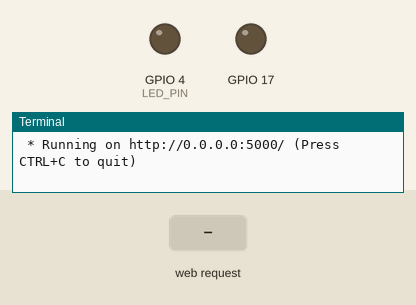
Simulated run of this program. Board: Raspberry Pi (BCM pin numbers). Parts: output pins drawn as LEDs (lit = HIGH), the last lines printed to the terminal. Inputs (shaded band) come from the test bench. The clock reads 2024-03-15 10:24:30 at power-on unless the program sets it.

Above: at 1.2 s.
1.3 s: HTTP request for /led/red/on received
At 1.7 s:
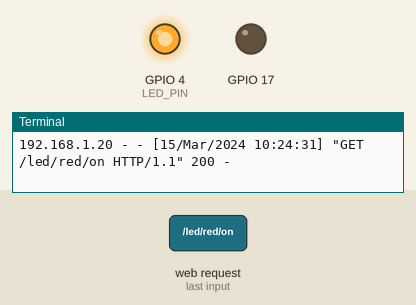
2.8 s: HTTP request for /led/blue/on received
At 4.0 s:
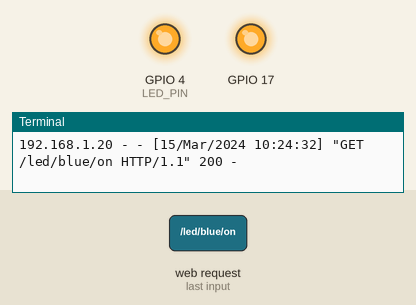
4.3 s: HTTP request for /led/red/off received
At 5.2 s:
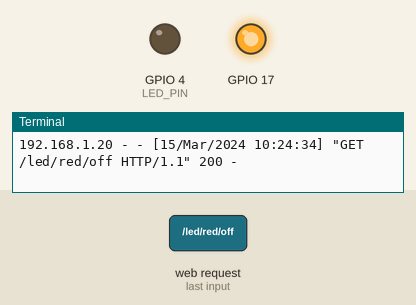
Timing chart, 0 to 7.3 s (numbered marks = the images above; inputs shaded):
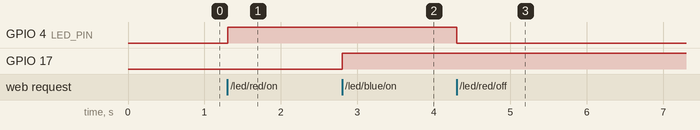

Measured:
- after the input at 1.3 s, GPIO 4 (LED_PIN): LOW → HIGH at once
- after the input at 2.8 s, GPIO 17: LOW → HIGH at once
- after the input at 4.3 s, GPIO 4 (LED_PIN): HIGH → LOW at once

The program:

flask_Dynamic_task.py
```python
from flask import Flask
import RPi.GPIO as GPIO

LED_PIN = 4
GPIO.setmode(GPIO.BCM)
GPIO.setup(4, GPIO.OUT)
GPIO.setup(17, GPIO.OUT)

app = Flask(__name__)


@app.route("/")
def hello():
    return '''
        <p>Hello, Flask!</p>
        <a href="/led/red/on">red On</a>
        <a href="/led/red/off">red Off</a> <br>
        <a href="/led/blue/on">blue on</a>
        <a href="/led/blue/off">blue off</a>
    '''

@app.route("/led/<color>/<op>")
def led_op(color, op):
    if color == 'red':
        LED_PIN = 4
    elif color == 'blue':
        LED_PIN = 17

    if op == 'on':
        GPIO.output(LED_PIN, GPIO.HIGH)
        return '''
            <p>Led On</p>
            <a href="/">Go Home</a>
        '''
    elif op == 'off':
        GPIO.output(LED_PIN, GPIO.LOW)
        return '''
            <p>Led off</p>
            <a href="/">Go Home</a>
        '''


if __name__ == "__main__": #터미널에서 실행된 경우
    try:
        app.run(host="0.0.0.0")
    finally:
        print("clean up")
        GPIO.output(4, GPIO.LOW)
        GPIO.setup(4, GPIO.IN)
        GPIO.output(17, GPIO.LOW)
        GPIO.setup(17, GPIO.IN)
        GPIO.cleanup()
    
```
